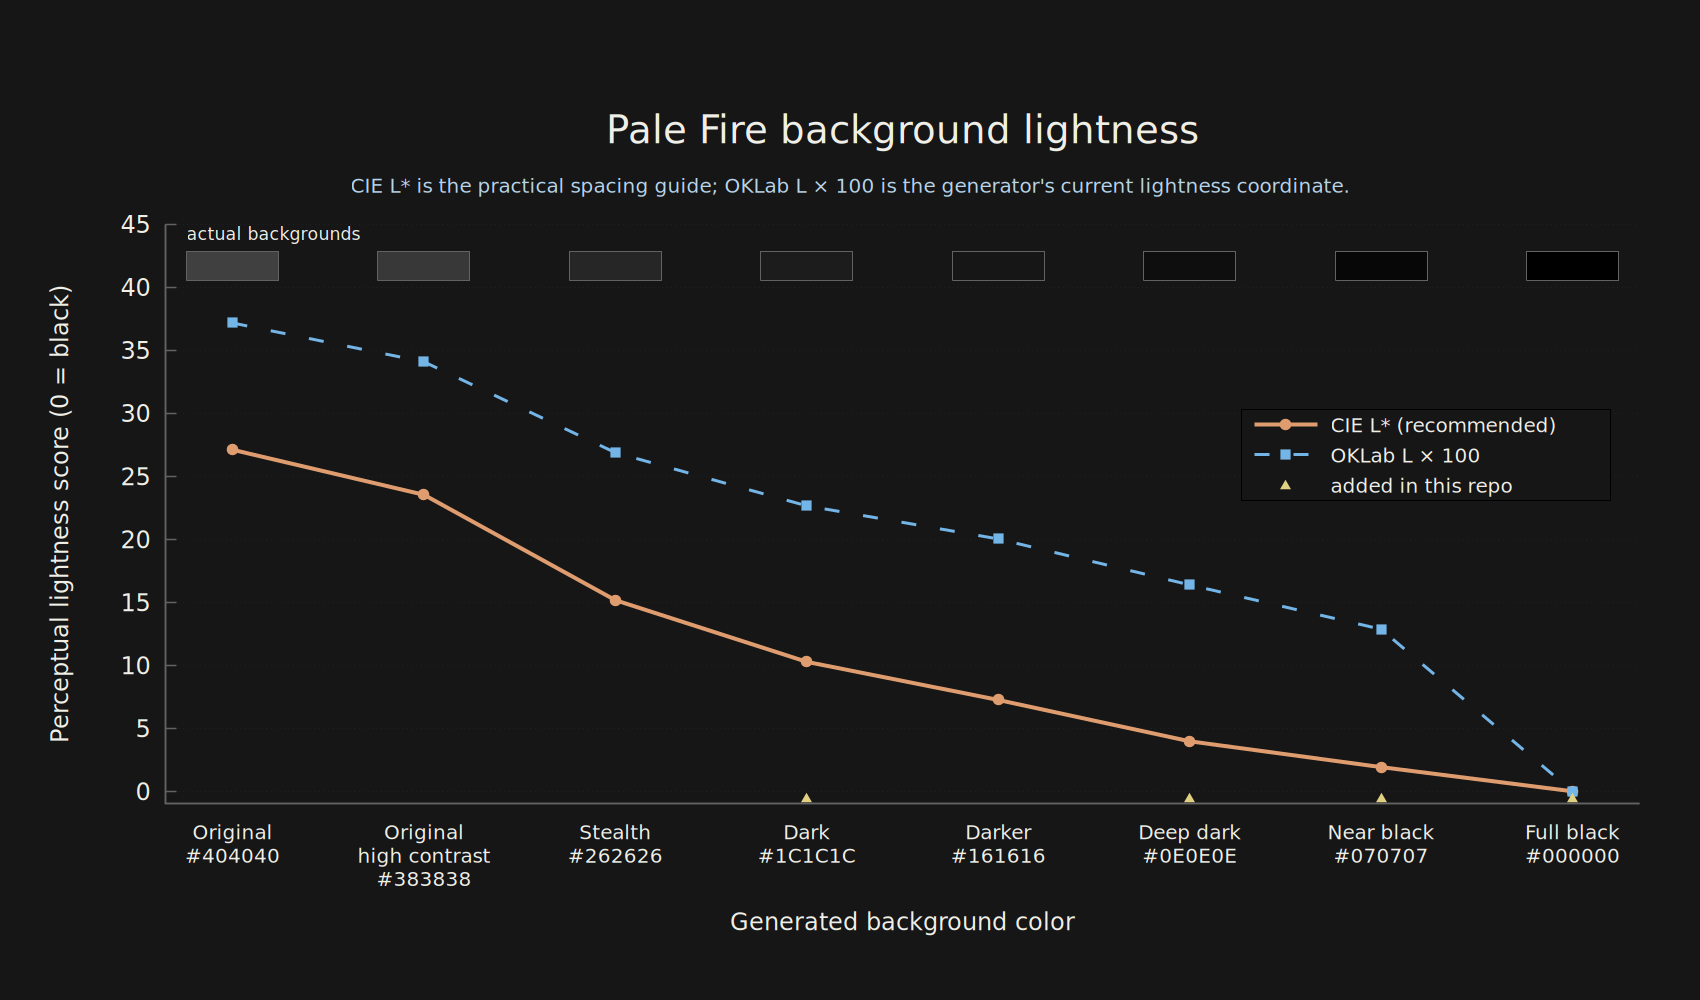

The gnuplot source for this figure:
# Run from the repository root:
# nix develop --command gnuplot docs/assets/background-lightness.gnuplot
#
# CIE L* is calculated from each neutral sRGB background's relative luminance.
# OKLab L is the lightness coordinate used by the palette generator.

set terminal pngcairo size 1700,1000 enhanced font "DejaVu Sans,18" background rgb "#161616"
set output "docs/assets/background-lightness.png"

set title "Pale Fire background lightness" font ",29" textcolor rgb "#EFEFE7" offset 0,1.3
set label 100 "CIE L* is the practical spacing guide; OKLab L × 100 is the generator's current lightness coordinate." at screen 0.5,0.815 center font ",15" textcolor rgb "#B7D4EB"
set xlabel "Generated background color" offset 0,-1.7 textcolor rgb "#EFEFE7"
set ylabel "Perceptual lightness score (0 = black)" offset -1.4,0 textcolor rgb "#EFEFE7"

set xrange [-0.35:7.35]
set yrange [-1:45]
set xtics ( \
    "Original\n#404040" 0, \
    "Original\nhigh contrast\n#383838" 1, \
    "Stealth\n#262626" 2, \
    "Dark\n#1C1C1C" 3, \
    "Darker\n#161616" 4, \
    "Deep dark\n#0E0E0E" 5, \
    "Near black\n#070707" 6, \
    "Full black\n#000000" 7 \
) nomirror scale 0 font ",15" textcolor rgb "#EFEFE7"
set ytics 5 nomirror textcolor rgb "#EFEFE7"
set grid ytics linewidth 1 linecolor rgb "#323232"
set border 3 linewidth 1.5 linecolor rgb "#626262"
set key at graph 0.98,0.68 right top vertical Left reverse width 1.5 spacing 1.3 box opaque font ",15" textcolor rgb "#EFEFE7"
set lmargin 11
set rmargin 4
set bmargin 7
set tmargin 8

set object 1 rect from first -0.24,40.5 to first 0.24,42.8 fc rgb "#404040" fs solid 1.0 border lc rgb "#626262"
set object 2 rect from first 0.76,40.5 to first 1.24,42.8 fc rgb "#383838" fs solid 1.0 border lc rgb "#626262"
set object 3 rect from first 1.76,40.5 to first 2.24,42.8 fc rgb "#262626" fs solid 1.0 border lc rgb "#626262"
set object 4 rect from first 2.76,40.5 to first 3.24,42.8 fc rgb "#1C1C1C" fs solid 1.0 border lc rgb "#626262"
set object 5 rect from first 3.76,40.5 to first 4.24,42.8 fc rgb "#161616" fs solid 1.0 border lc rgb "#626262"
set object 6 rect from first 4.76,40.5 to first 5.24,42.8 fc rgb "#0E0E0E" fs solid 1.0 border lc rgb "#626262"
set object 7 rect from first 5.76,40.5 to first 6.24,42.8 fc rgb "#070707" fs solid 1.0 border lc rgb "#626262"
set object 8 rect from first 6.76,40.5 to first 7.24,42.8 fc rgb "#000000" fs solid 1.0 border lc rgb "#626262"

set label 1 "actual backgrounds" at -0.24,44.25 left font ",13" textcolor rgb "#EFEFE7"
plot '-' using 1:2 with linespoints linewidth 4 pointtype 7 pointsize 1.25 linecolor rgb "#DF9D6F" title "CIE L* (recommended)", \
     '-' using 1:2 with linespoints linewidth 3 pointtype 5 pointsize 1.2 dashtype 2 linecolor rgb "#74B5E8" title "OKLab L × 100", \
     '-' using 1:(-0.6) with points pointtype 9 pointsize 1.25 linewidth 2 linecolor rgb "#E2D082" title "added in this repo"
0 27.093
1 23.521
2 15.160
3 10.268
4 7.247
5 3.967
6 1.919
7 0.000
e
0 37.149
1 34.070
2 26.862
3 22.645
4 20.019
5 16.376
6 12.856
7 0.000
e
3
5
6
7
e
